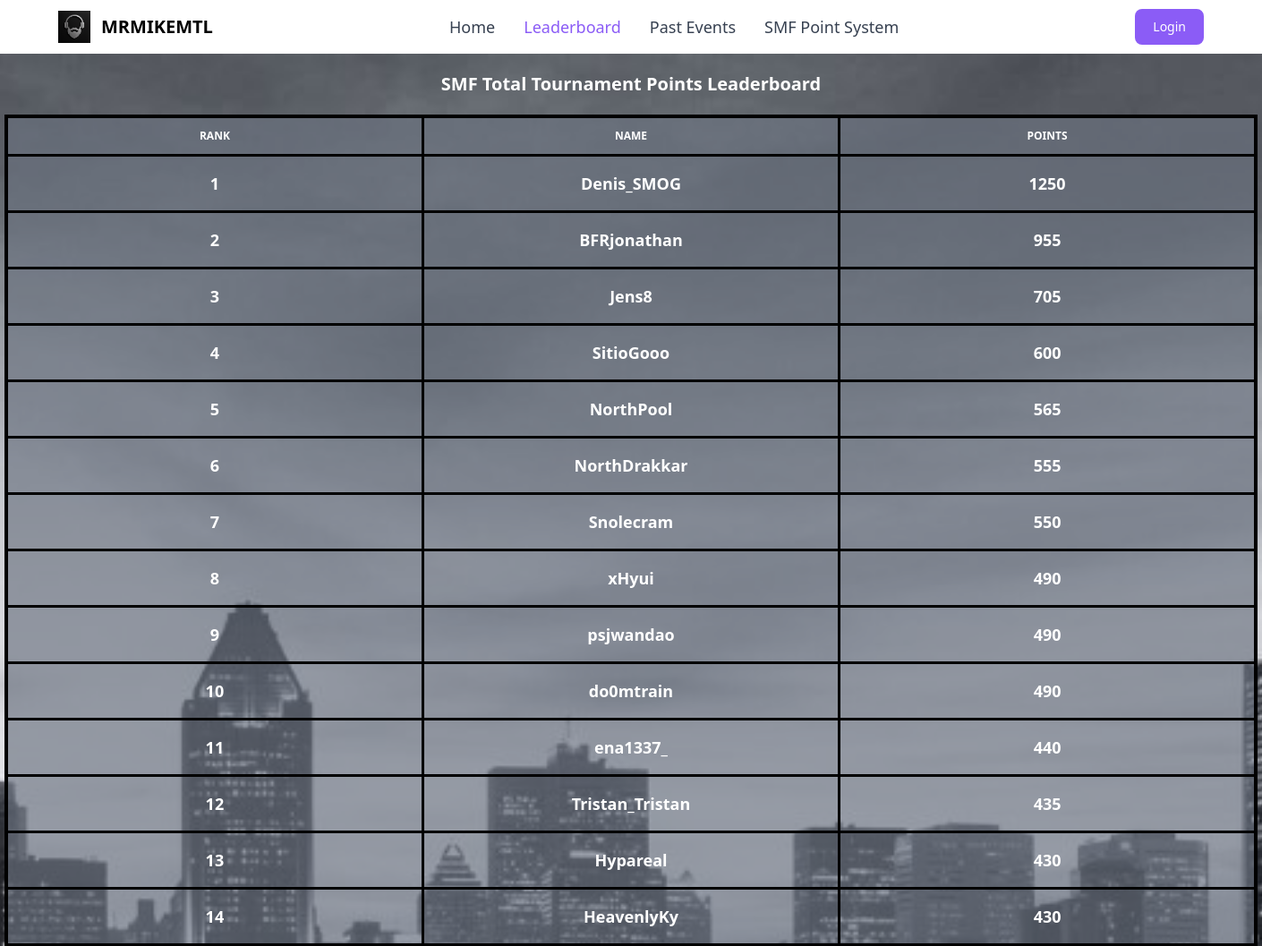
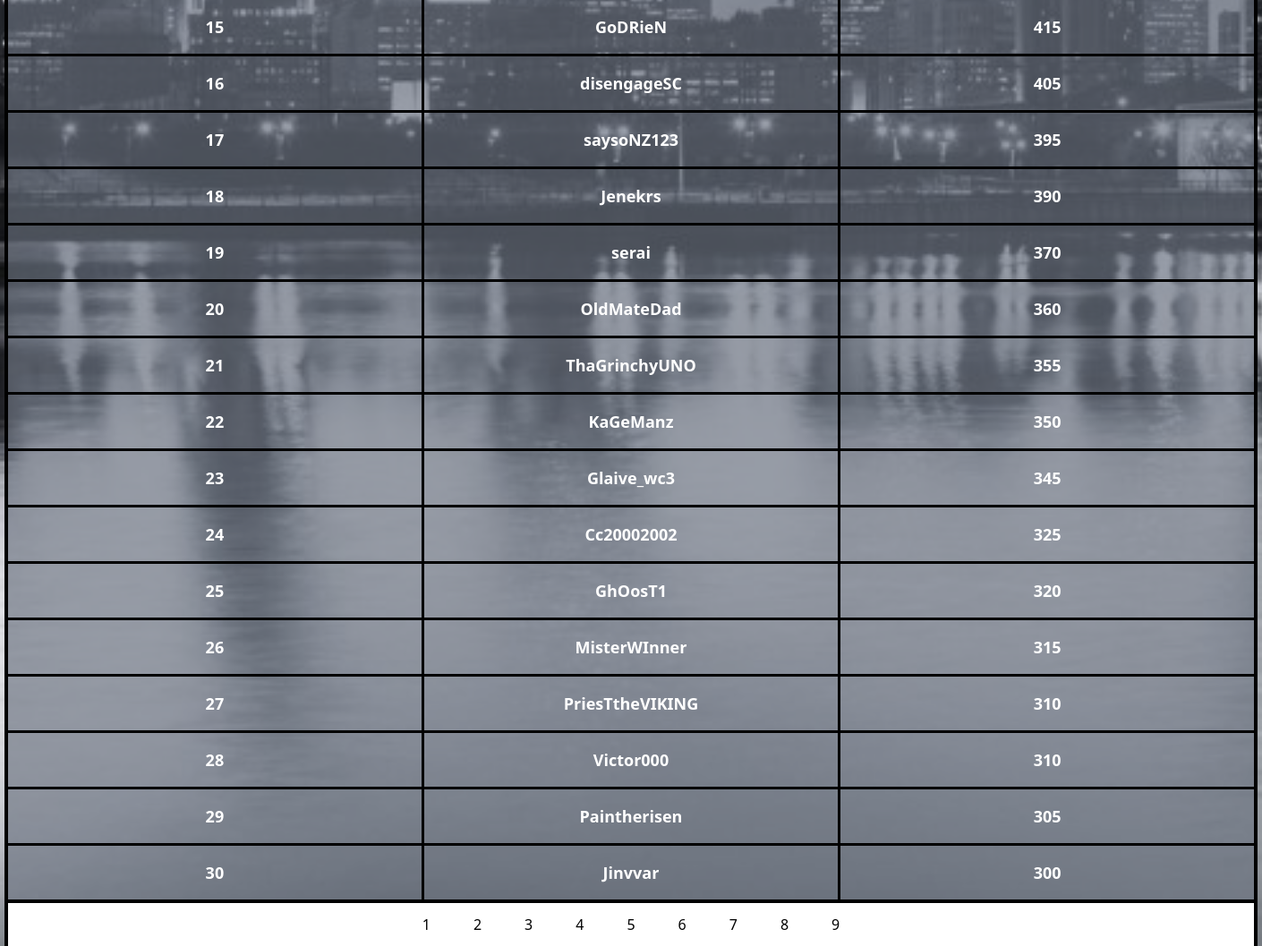
The app's page /leaderboard with its own data (2 pictures, top to bottom).
### tables this page shows
CREATE TABLE participants (id INTEGER PRIMARY KEY, name varchar(255), total_points INTEGER);

### web/app.py (the view)
@app.route("/leaderboard")
def leaderboard():
	raw_data = dbsession.exec_driver_sql("SELECT name, total_points from participants ORDER BY total_points desc;").all()
	data = []
	page_size = 30
	total = len(raw_data)
	total_pages = round(total / page_size)
	page = request.args.get("page")
	if page is not None:
		page = int(page)
	if page is None:
		starting_spot = 1
	elif page == 1:
		starting_spot = 1
	else:
		starting_spot = (page - 1) * page_size + 1
	i = 1
	for record in raw_data:
		if i >= starting_spot and len(data) < page_size:
			data_obj = {
				"rank": i,
				"name": record.name,
				"total_points": record.total_points
			}
			data.append(data_obj)
		i = i + 1
	pages = []
	page_num = 1
	while len(pages) < total_pages:
		pages.append(page_num)
		page_num = page_num + 1
	return render_template("leaderboard.html", data=data, pages=pages)

### web/templates/leaderboard.html (shortened to what this page needs)
<!DOCTYPE html>
<html lang="en">
<head>
    <link rel="stylesheet" href="{{url_for('static',filename='dist/output.css')}}">
</head>
<body>
     <nav class="px-2 sm:px-4 py-2.50">
        <div class="container flex flex-wrap items-center justify-between mx-auto">
            <a href="/" class="flex items-center">
                <img src="../static/dist/beard_logo.jpg" class="h-6 mr-3 sm:h-9">
                <span class="self-center text-xl font-semibold whitespace-nowrap">MRMIKEMTL</span>
            </a>
            <div class="flex md:order-2">
                <button type="button"
                    class="text-white bg-purple-500 focus:ring-4 focus:outline-none focus:ring-blue-300 font-medium rounded-lg text-sm px-5 py-2.5 text-center mr-3 md:mr-0"><a href="/login">Login</a></button>
            </div>
            <div class="items-center justify-between hidden w-full md:flex md:w-auto md:order-1" id="navbar-cta">
                <ul
                    class="flex flex-col p-4 mt-4 border rounded-lg md:flex-row md:space-x-8 md:mt-0 md:text-sm md:font-medium md:border-0 md:bg-white">
                    <li>
                        <a href="/"
                            class="block py-2 pl-3 pr-4 text-lg text-gray-700 rounded-sm hover:bg-gray-100 md:hover:bg-transparent md:hover:text-purple-500 md:p-0">Home</a>
                    </li>
                    <li>
                        <a href="/leaderboard"
                            class="block py-2 pl-3 pr-4 text-lg text-white bg-blue-700 rounded-sm md:bg-transparent md:text-purple-500 md:p-0"
                            aria-current="page">Leaderboard</a>
                    </li>
                    <li>
                        <a href="/events"
                            class="block py-2 pl-3 pr-4 text-lg text-gray-700 rounded-sm hover:bg-gray-100 md:hover:bg-transparent md:hover:text-purple-500 md:p-0">Past Events</a>
                    </li>
                    <li>
                        <a href="/point_system"
                            class="block py-2 pl-3 pr-4 text-lg text-gray-700 rounded-sm hover:bg-gray-100 md:hover:bg-transparent md:hover:text-purple-500 md:p-0">SMF Point System</a>
                    </li>
                </ul>
            </div>
        </div>
    </nav>
<div class="bg-[url(cityscape.jpg)] bg-cover bg-center min-h-screen w-full place-items-center">
    <table class="table-fixed mx-auto w-350 text-white p-200 box-border size-32 border-4 justify-items-center border-black self-center">
            <caption class="p-5 text-xl font-semibold text-center text-white justify-center">
            SMF Total Tournament Points Leaderboard
        </caption>
        <thead class="w-full text-xs text-white uppercase">
            <tr>
                <th scope="col" class="px-6 py-3 p-20 text-white bg-gray-500/65 box-border border-3 border-black">
                    Rank
                </th>
                <th scope="col"class="px-6 py-3 p-20 text-white bg-gray-500/65 box-border border-3 border-black">
                    Name
                </th>
                <th scope="col" class="px-6 py-3 p-20 text-white bg-gray-500/65 box-border border-3 border-black">
                    Points
                </th>
            </tr>
        </thead>
        {% for row in data %}
        <tbody>
            <tr class="p-4 text-lg font-semibold w-full text-center">
                <th scope="row" class="text-white bg-gray-500/65 box-border border-3 border-black" >
                    {{ row.rank }}
                </th>
                <td scope="row" class="px-6 py-4 p-20 text-white bg-gray-500/65 box-border border-3 border-black">
                    {{ row.name }}
                </td>
                <td scope="row" class="px-6 py-4 p-20 text-white bg-gray-500/65 box-border border-3 border-black">
                    {{ row.total_points}}
                </td>
            </tr>
        </tbody>
        {% endfor %}
</table>
<div class="flex mx-auto justify-center items-center space-x-2 bg-white w-350 border-r-4 border-black border-l-4">
    {% for page in pages %}
        <a href="/leaderboard?page={{ page }}" class="inline-flex items-center justify-center px-5 py-3 text-base font-medium text-center text-black rounded-lg hover:bg-gray-500 focus:ring-4 focus:bg-gray-500">
        {{ page }}
        </a>
    {% endfor %}
</div>
</div>
</body>
</html>

### records on screen
participants: rank "1", name "Denis_SMOG", total_points "1250"
participants: rank "2", name "BFRjonathan", total_points "955"
participants: rank "3", name "Jens8", total_points "705"
participants: rank "4", name "SitioGooo", total_points "600"
participants: rank "5", name "NorthPool", total_points "565"
participants: rank "6", name "NorthDrakkar", total_points "555"
participants: rank "7", name "Snolecram", total_points "550"
participants: rank "8", name "xHyui", total_points "490"
participants: rank "9", name "psjwandao", total_points "490"
participants: rank "10", name "do0mtrain", total_points "490"
participants: rank "11", name "ena1337_", total_points "440"
participants: rank "12", name "Tristan_Tristan", total_points "435"
participants: rank "13", name "Hypareal", total_points "430"
participants: rank "14", name "HeavenlyKy", total_points "430"
participants: rank "15", name "GoDRieN", total_points "415"
participants: rank "16", name "disengageSC", total_points "405"
participants: rank "17", name "saysoNZ123", total_points "395"
participants: rank "18", name "Jenekrs", total_points "390"
participants: rank "19", name "serai", total_points "370"
participants: rank "20", name "OldMateDad", total_points "360"
participants: rank "21", name "ThaGrinchyUNO", total_points "355"
participants: rank "22", name "KaGeManz", total_points "350"
participants: rank "23", name "Glaive_wc3", total_points "345"
participants: rank "24", name "Cc20002002", total_points "325"
participants: rank "25", name "GhOosT1", total_points "320"
participants: rank "26", name "MisterWInner", total_points "315"
participants: rank "27", name "PriesTtheVIKING", total_points "310"
participants: rank "28", name "Victor000", total_points "310"
participants: rank "29", name "Paintherisen", total_points "305"
participants: rank "30", name "Jinvvar", total_points "300"

### other values on screen
{{ page }} "1" "2" "3" "4" "5" "6" "7" "8" "9"
